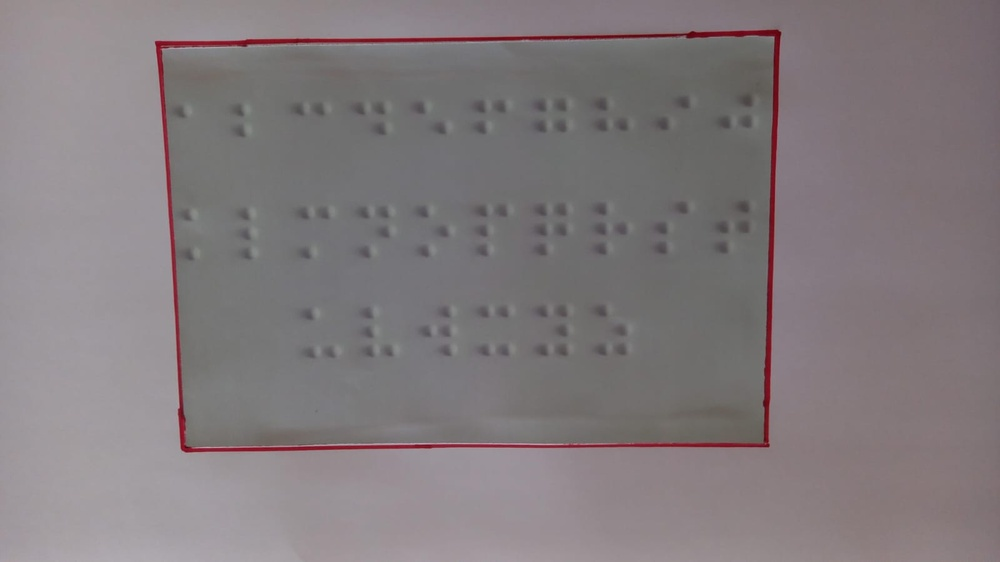
#> input picture image segmentation/box.jpg, 1000 x 562 px, shrunk from 1600 x 900 before the run, given in place of cropped_box_image.jpg, which was not available
$ jupyter execute Page_segmentaion.ipynb
#> lines starting #> are read from the running program, lines starting #| are printed output that depends on the picture; after the words box and inside, x2 and y2 are one past the last pixel; in counts of white or black regions, pixels touching at a corner belong together; pictures that were not available may be replaced by others from this repository, and a replacement may not be noted
[cell 1]
import cv2
import numpy as np
import matplotlib.pyplot as plt

# Load the image
image = cv2.imread('cropped_box_image.jpg')  # Replace 'your_image.jpg' with the path to your image
#> image is the input picture: shape (562, 1000, 3); mean B, G, R 125.4, 122.8, 130.1

# Define the number of rows and columns
num_rows = 3  # Adjust as needed
num_cols = 10  # Adjust as needed

# Calculate the height and width of each row and column
height, width, _ = image.shape
#> height = 562; width = 1000

# Define custom row heights (adjust as needed)
row_heights = [height // 3, height // 4, height // 4, height // 4]
#> row_heights = [187, 140, 140, 140]

# Create a list to store individual boxes
boxes = []

# Draw horizontal lines and extract boxes
for i in range(1, num_rows):
    y = sum(row_heights[:i])  # Calculate the cumulative height
    cv2.line(image, (0, y), (width, y), (0, 255, 0), 2)  # (0, 255, 0) is the color in BGR format
    if i < num_rows - 1:
        box = image[y:y+row_heights[i], 0:width]
        boxes.append(box)
#> this loop made 2 passes
#> pass 1, `box = image[y:y+row_heights[i], 0:width]`:
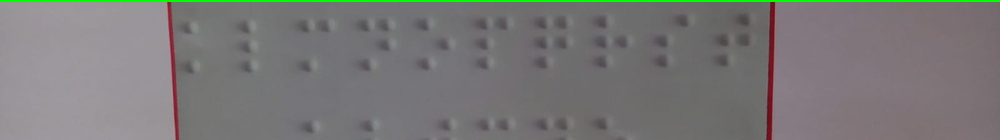
#> box: shape (140, 1000, 3); mean B, G, R 119.4, 120.3, 121.5
#> after the loop:
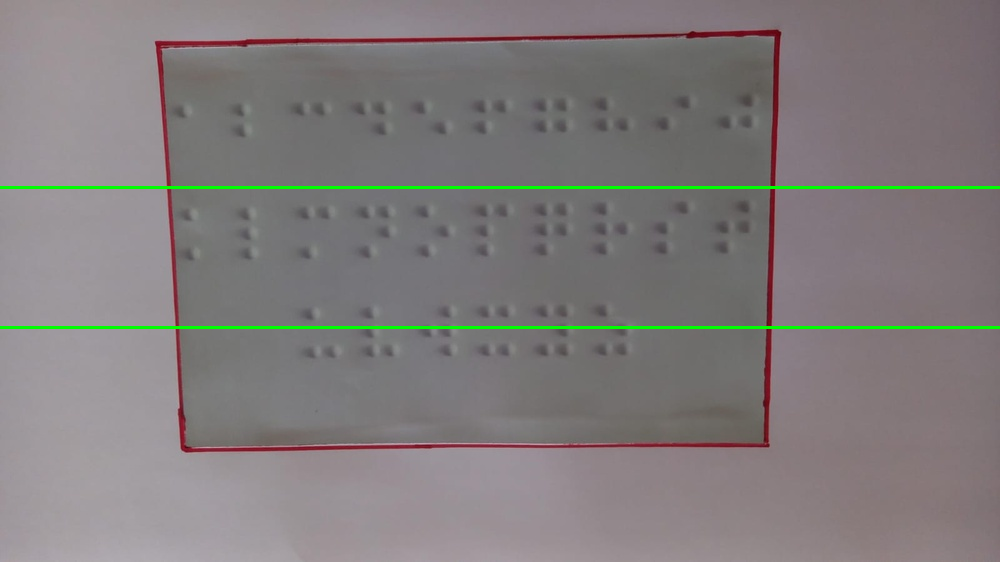
#> image: shape (562, 1000, 3); 1.07% of pixels changed, all inside (x1, y1, x2, y2) = (0, 186, 1000, 329)
#> after the loop, boxes = 1 item

# Extract the first row which is not a box
first_row = image[0:row_heights[0], 0:width]
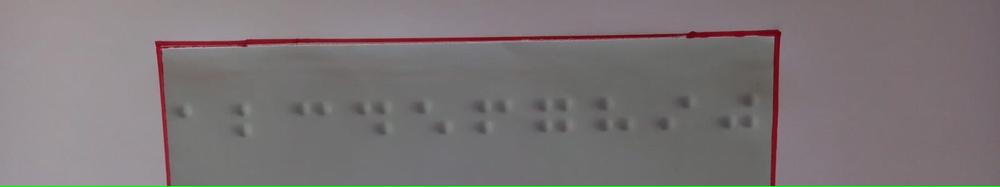
#> first_row: shape (187, 1000, 3); mean B, G, R 118.2, 117.3, 123.3

# Draw vertical lines and extract boxes
for j in range(1, num_cols):
    x = j * (width // num_cols)
    cv2.line(image, (x, 0), (x, height), (0, 0, 255), 2)  # (0, 0, 255) is the color in BGR format
    for i in range(num_rows - 1):
        box = image[sum(row_heights[:i]):sum(row_heights[:i+2]), x - (width // num_cols):(x + (width // num_cols))]
        boxes.append(box)
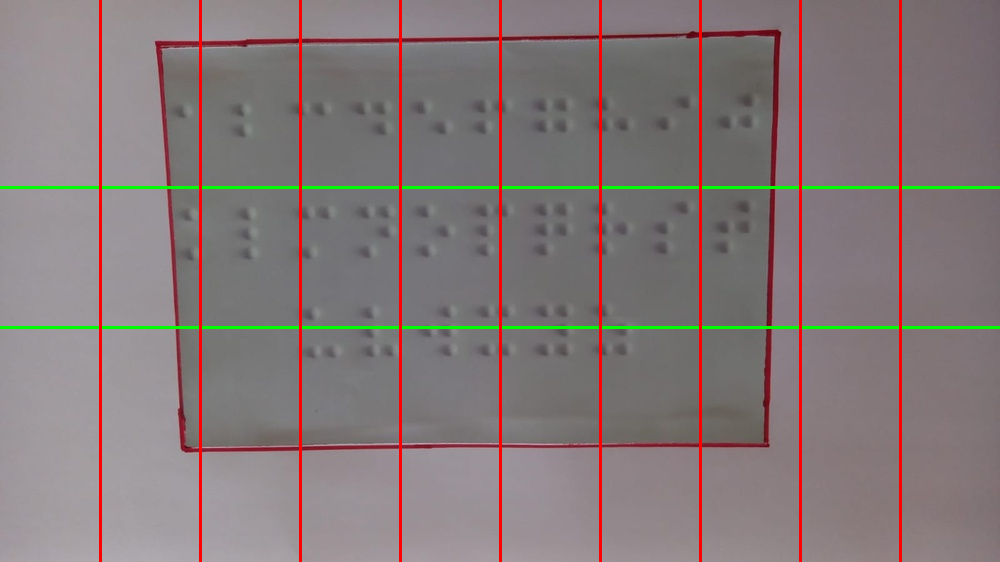
#> image: shape (562, 1000, 3); 2.7% of pixels changed, all inside (x1, y1, x2, y2) = (99, 0, 902, 562)
#> after the loop, boxes = 19 items

# Save the image with lines drawn
cv2.imwrite('output_image.jpg', image)  # Replace 'output_image.jpg' with the desired output file path

# Display the image in the same terminal
plt.imshow(cv2.cvtColor(image, cv2.COLOR_BGR2RGB))
plt.axis('off')
plt.show()

# Now, you have a list of individual boxes in the 'boxes' variable, and the first row is in the 'first_row' variable.

[cell 2]
import cv2
import numpy as np
import matplotlib.pyplot as plt
import os

# Load the image
image = cv2.imread('cropped_box_image.jpg')  # Replace 'your_image.jpg' with the path to your image

# Define the number of rows and columns
num_rows = 3  # Adjust as needed
num_cols = 10  # Adjust as needed

# Calculate the height and width of the image
height, width, _ = image.shape

# Define custom row heights (adjust as needed)
row_heights = [height // 3, height // 4, height // 4, height // 4]

# Create a list to store individual boxes
boxes = []

# Create a directory to store individual box images
output_directory = 'box_images'
os.makedirs(output_directory, exist_ok=True)

# Draw horizontal lines and extract boxes
box_counter = 1
for i in range(num_rows):
    y1 = sum(row_heights[:i])
    y2 = sum(row_heights[:i+1])

    for j in range(num_cols):
        x1 = j * (width // num_cols)
        x2 = (j + 1) * (width // num_cols)

        cv2.line(image, (x1, 0), (x1, height), (0, 0, 255), 2)  # Vertical lines
        cv2.line(image, (0, y1), (width, y1), (0, 255, 0), 2)  # Horizontal lines

        box = image[y1:y2, x1:x2]

        # Save each box as an individual image
        output_filename = os.path.join(output_directory, f'{box_counter}.jpg')
        cv2.imwrite(output_filename, box)

        box_counter += 1
#> this loop made 3 passes
#> pass 1, `cv2.imwrite(output_filename, box)`:
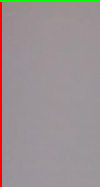
#> saved as 1.jpg: shape (187, 100, 3); mean B, G, R 147.2, 146.5, 155.7
#> pass 1, `cv2.imwrite(output_filename, box)`:
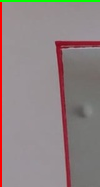
#> saved as 2.jpg: shape (187, 100, 3); mean B, G, R 131.4, 131.7, 143.7
#> pass 1, `cv2.imwrite(output_filename, box)`:
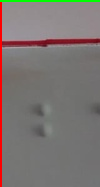
#> saved as 3.jpg: shape (187, 100, 3); mean B, G, R 114.2, 117.1, 124.1
#> pass 1, `cv2.imwrite(output_filename, box)`:
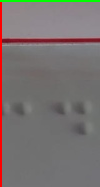
#> saved as 4.jpg: shape (187, 100, 3); mean B, G, R 112.7, 114.1, 120.8
#> after the loop:
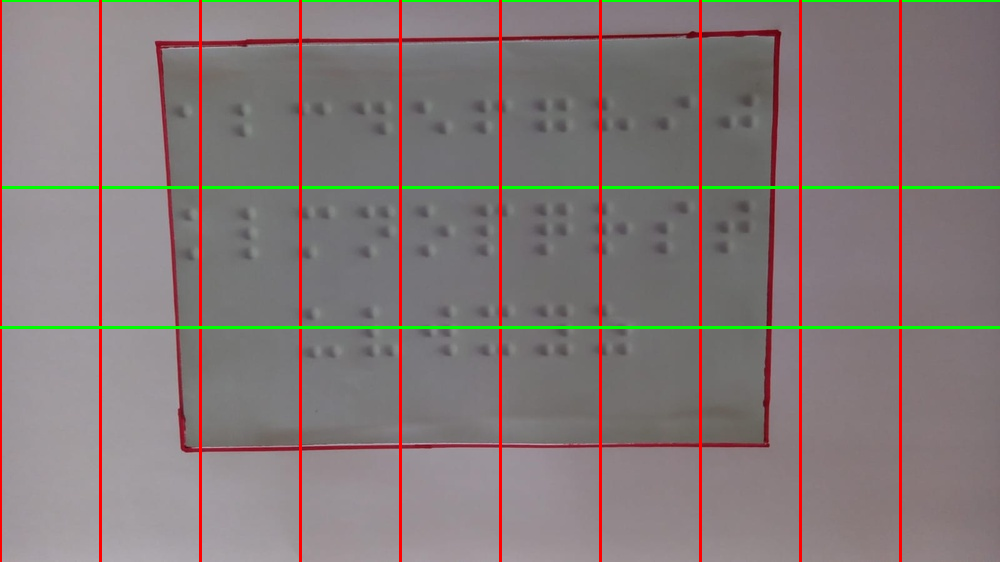
#> image: shape (562, 1000, 3); 4.28% of pixels changed, all inside (x1, y1, x2, y2) = (0, 0, 1000, 562)
#> after the loop, box_counter = 31

# Save the image with lines drawn
cv2.imwrite('output_image.jpg', image)  # Replace 'output_image.jpg' with the desired output file path

# Display the image in the same terminal
plt.imshow(cv2.cvtColor(image, cv2.COLOR_BGR2RGB))
plt.axis('off')
plt.show()

# Now, you have each element stored as an individual image in the 'box_images' directory, named from 1 to 30.

[cell 3]
import cv2
import os

def extract_sub_images(input_image_path, num_rows, num_cols):
    # Load the image
#> called with input_image_path = 'cropped_box_image.jpg', num_rows = 3, num_cols = 10
    image = cv2.imread(input_image_path)

    # Calculate the height and width of the image
    height, width, _ = image.shape
#> height = 562; width = 1000

    # Define custom row heights (adjust as needed)
    row_heights = [height // num_rows] * num_rows
#> row_heights = [187, 187, 187]

    # Create a list to store individual boxes
    boxes = []

    for i in range(num_rows):
        y1 = sum(row_heights[:i])
        y2 = sum(row_heights[:i + 1])

        for j in range(num_cols):
            x1 = j * (width // num_cols)
            x2 = (j + 1) * (width // num_cols)

            box = image[y1:y2, x1:x2]
            boxes.append(box)
#> after the loop, boxes = 30 items

    return boxes

# Example usage of the function
input_image_path = 'cropped_box_image.jpg'
num_rows = 3
num_cols = 10

sub_images = extract_sub_images(input_image_path, num_rows, num_cols)
#> sub_images = 30 items
